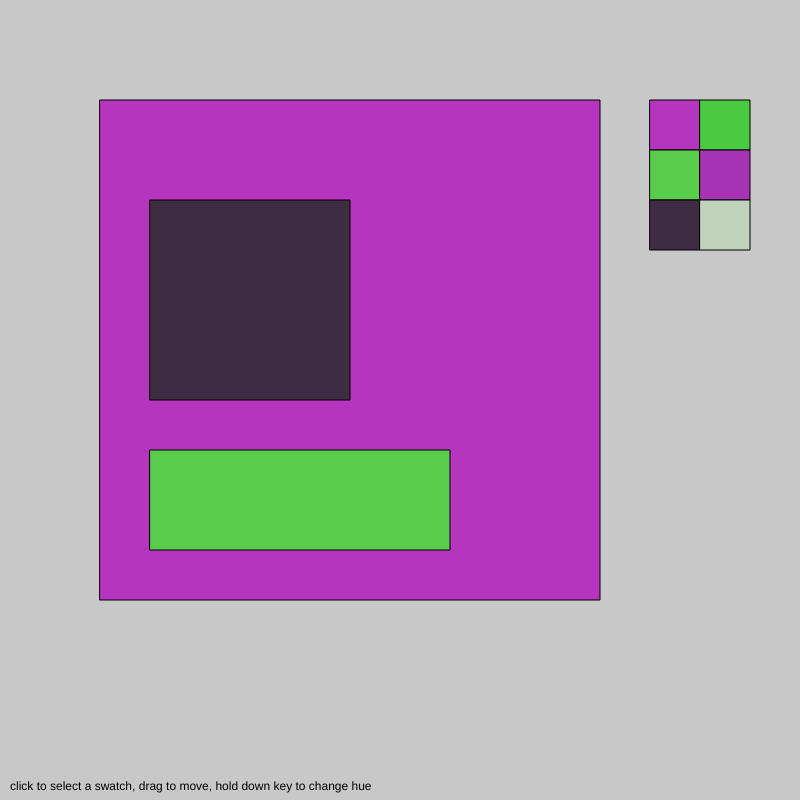
Frame 1 (no input)
Frame 60 (no input): identical to frame 1, image omitted
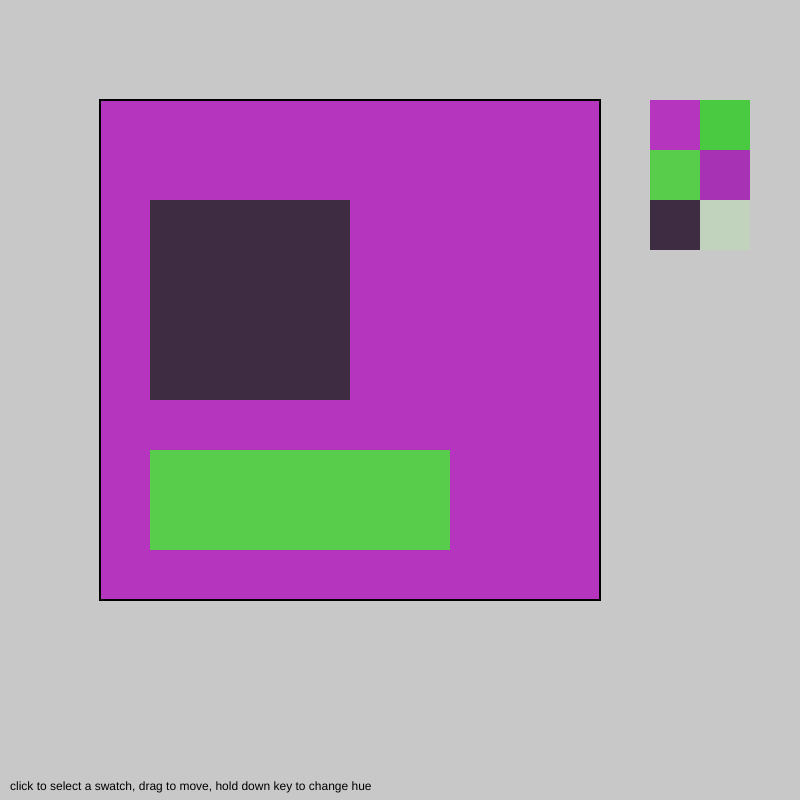
Frame 120 (the mouse pressed at the canvas centre since frame 60)

The p5.js sketch that drew these frames (run headless with seeded random() and noise() and a simulated clock; from frame 60 on, the mouse is pressed at the canvas centre):

// p5.js sketch
// ── sketch.js
/*
Mini-assignment 2

Notes:
- Modified the PaletteExplorer sketch to add a side palette containing each
  shape's color next to its complimentary color
- Changing the shape's color also changes its complimentary color on the side
  so the user can now visualize 6 colors together (3 original; 3 complimentary)

*/

let swatch1;
let swatch2;
let swatch3;

let swatches = [];
let colorShift = false;

function setup() {
  createCanvas(800, 800);

  swatch1 = new Swatch(100, 100, 500, 500);
  swatch2 = new Swatch(150, 450, 300, 100);
  swatch3 = new Swatch(150, 200, 200, 200);

  swatches.push(swatch1, swatch2, swatch3);
}

function draw() {
  colorMode(RGB, 255);
  background(200, 200, 200);

  for (let i = 0; i < swatches.length; i++) {
    swatches[i].draw();

    fill(color(swatches[i].c));
    rect(650, 100 + (i * 50), 50, 50);

    fill(color(swatches[i].complimentary_c));
    rect(700, 100 + (i * 50), 50, 50);
  }


  fill(0);
  text('click to select a swatch, drag to move, hold down key to change hue',10, height-10);
}

function mousePressed() {
  for (let i = swatches.length - 1; i >= 0; i--) {
    let s = swatches[i];
    let hitTest = s.hitTest(mouseX, mouseY);

    if (hitTest) {
      s.selected = true;
      print("selected", i);
      return;
    }
  }
}

function keyPressed() {
  colorShift = true;
}

function keyReleased() {
  colorShift = false;
}

function mouseReleased() {
  deselectAllSwatches();
}

function mouseWheel(event) {
  let e = round(event.delta); // event.getCount() equivalent
  for (let i = 0; i < swatches.length; i++) {
    let s = swatches[i];
    if (s.selected) {
      if (colorShift) {
        s.updateColor(createVector(0, 0), e);
      }
      return;
    }
  }
}

function mouseDragged() {
  let delta = createVector(mouseX - pmouseX, mouseY - pmouseY);
  for (let i = 0; i < swatches.length; i++) {
    let s = swatches[i];
    if (s.selected) {
      if (!colorShift) {
        s.moveBy(delta);
      } else {
        s.updateColor(delta, 0);
      }
      return;
    }
  }
}

function deselectAllSwatches() {
  for (let i = 0; i < swatches.length; i++) {
    swatches[i].selected = false;
  }
}

// ---------------- Swatch Class ----------------

class Swatch {
  constructor(x, y, w, h) {
    this.pos = createVector(x, y);
    this.w = w;
    this.h = h;
    this.c = color(random(255), random(255), random(255));
    this.setComplimentaryColor();
    this.selected = false;
  }

  draw() {
    fill(this.c);
    rect(this.pos.x, this.pos.y, this.w, this.h);
    if (this.selected) {
      noFill();
      stroke(0);
      strokeWeight(2);
      rect(this.pos.x, this.pos.y, this.w, this.h);
      noStroke();
    }
  }

  setComplimentaryColor() {
    let r_c = 255 - red(this.c);
    let g_c = 255 - green(this.c);
    let b_c = 255 - blue(this.c);
    this.complimentary_c = color(r_c, g_c, b_c);
  }

  hitTest(mx, my) {
    return (mx > this.pos.x && mx < this.pos.x + this.w &&
            my > this.pos.y && my < this.pos.y + this.h);
  }

  moveBy(delta) {
    this.pos.add(delta);
  }

  updateColor(delta, wheelDelta) {
    // Simple example: shift color channels
    let r = red(this.c) + delta.x * 0.5 + wheelDelta;
    let g = green(this.c) + delta.y * 0.5;
    let b = blue(this.c);

    this.c = color(constrain(r, 0, 255),
                   constrain(g, 0, 255),
                   constrain(b, 0, 255));

    this.setComplimentaryColor();
  }
}
